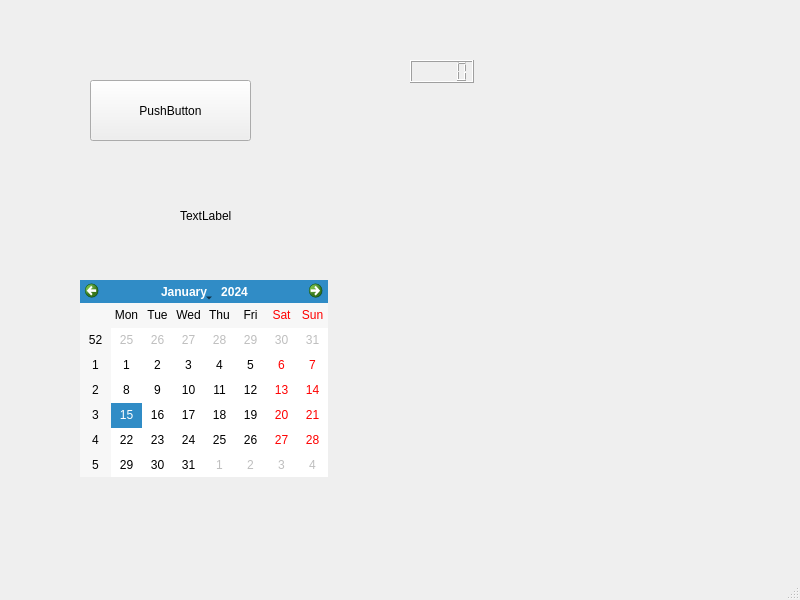
<?xml version="1.0" encoding="UTF-8"?>
<ui version="4.0">
 <class>MainWindow</class>
 <widget class="QMainWindow" name="MainWindow">
  <property name="geometry">
   <rect>
    <x>0</x>
    <y>0</y>
    <width>800</width>
    <height>600</height>
   </rect>
  </property>
  <property name="windowTitle">
   <string>MainWindow</string>
  </property>
  <widget class="QWidget" name="centralwidget">
   <widget class="QPushButton" name="pushButton">
    <property name="geometry">
     <rect>
      <x>90</x>
      <y>80</y>
      <width>161</width>
      <height>61</height>
     </rect>
    </property>
    <property name="text">
     <string>PushButton</string>
    </property>
   </widget>
   <widget class="QLabel" name="label">
    <property name="geometry">
     <rect>
      <x>180</x>
      <y>210</y>
      <width>54</width>
      <height>12</height>
     </rect>
    </property>
    <property name="text">
     <string>TextLabel</string>
    </property>
   </widget>
   <widget class="QCalendarWidget" name="calendarWidget">
    <property name="geometry">
     <rect>
      <x>80</x>
      <y>280</y>
      <width>248</width>
      <height>197</height>
     </rect>
    </property>
   </widget>
   <widget class="QLCDNumber" name="lcdNumber">
    <property name="geometry">
     <rect>
      <x>410</x>
      <y>60</y>
      <width>64</width>
      <height>23</height>
     </rect>
    </property>
   </widget>
  </widget>
  <widget class="QMenuBar" name="menubar">
   <property name="geometry">
    <rect>
     <x>0</x>
     <y>0</y>
     <width>800</width>
     <height>23</height>
    </rect>
   </property>
  </widget>
  <widget class="QStatusBar" name="statusbar"/>
 </widget>
 <resources/>
 <connections/>
</ui>
